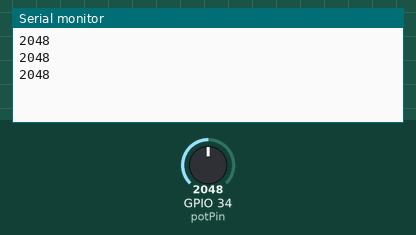
Simulated run of this sketch. Board: ESP32. Parts: the last lines printed to the serial monitor. Inputs (shaded band) come from the test bench; at power-on: GPIO 34 (potPin) = 2048.

Above: at 1.3 s.
1.4 s: GPIO 34 (potPin) set to 2866
At 1.9 s:
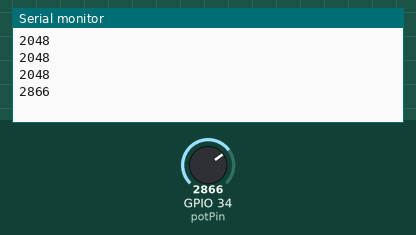
2.9 s: GPIO 34 (potPin) set to 3603
At 3.4 s:
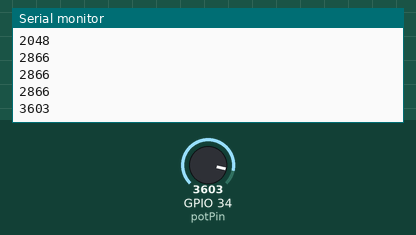
Timing chart, 0 to 5.9 s (numbered marks = the images above; inputs shaded):
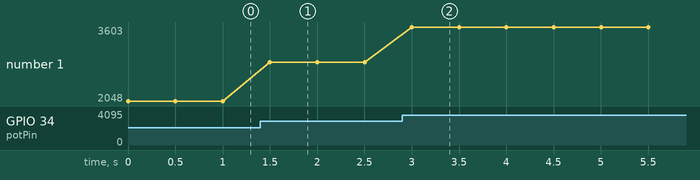

The sketch:

RotationSensorTest.ino
```cpp
const int potPin = 34;
int potValue = 0;

void setup() {
  Serial.begin(115200);
}

void loop() {
  potValue = analogRead(potPin);
  Serial.println(potValue);
  delay(500);
}
```

Measured:
- after the input at 1.4 s, the serial monitor: prints a new line after 0.10 s (image 1)
- after the input at 2.9 s, the serial monitor: prints a new line after 0.10 s (image 2)
- plotted number 1: 2048 → 2866 after the input at 1.4 s, 2866 → 3603 after the input at 2.9 s
